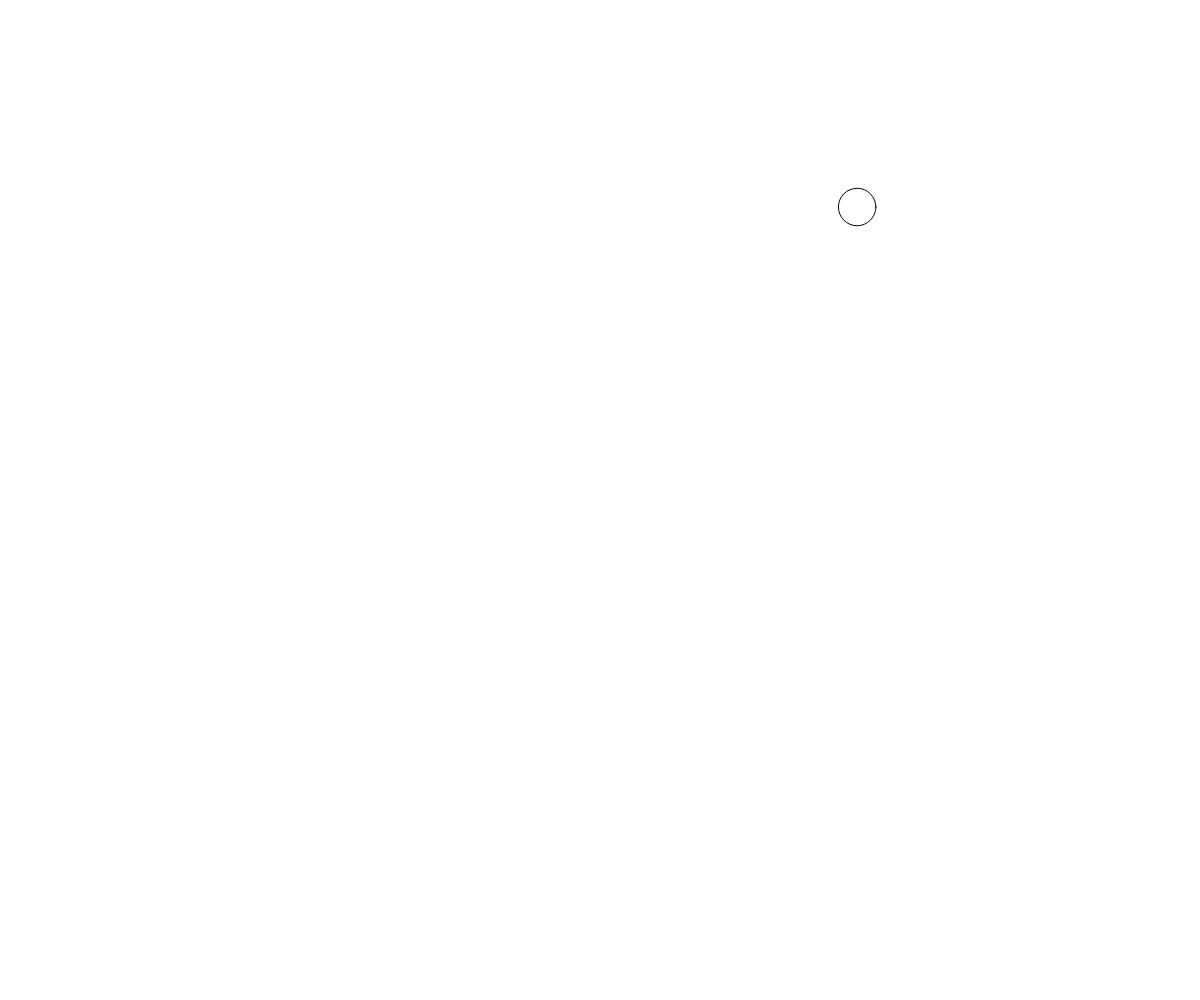
Frame 1 (no input)
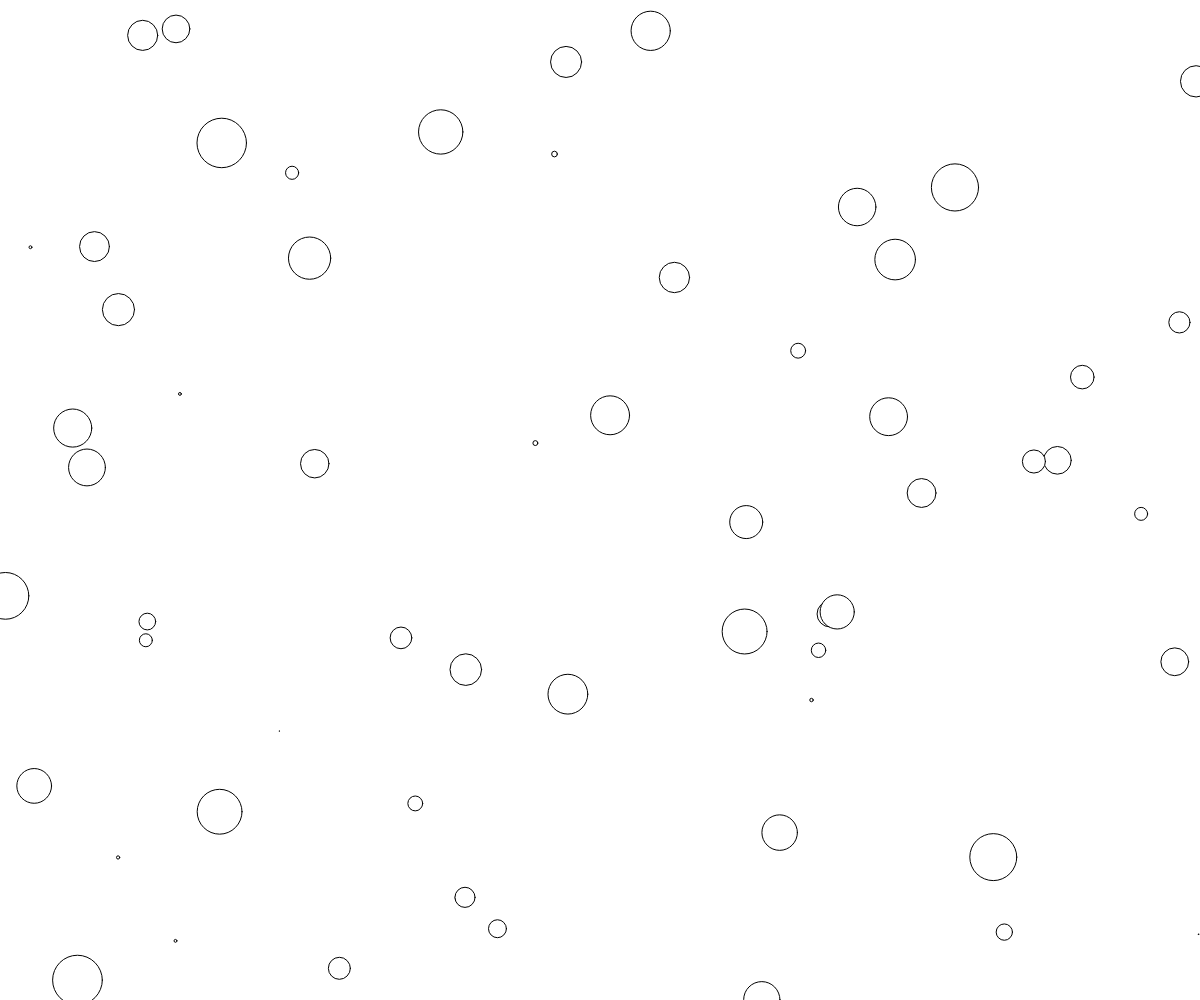
Frame 60 (no input)
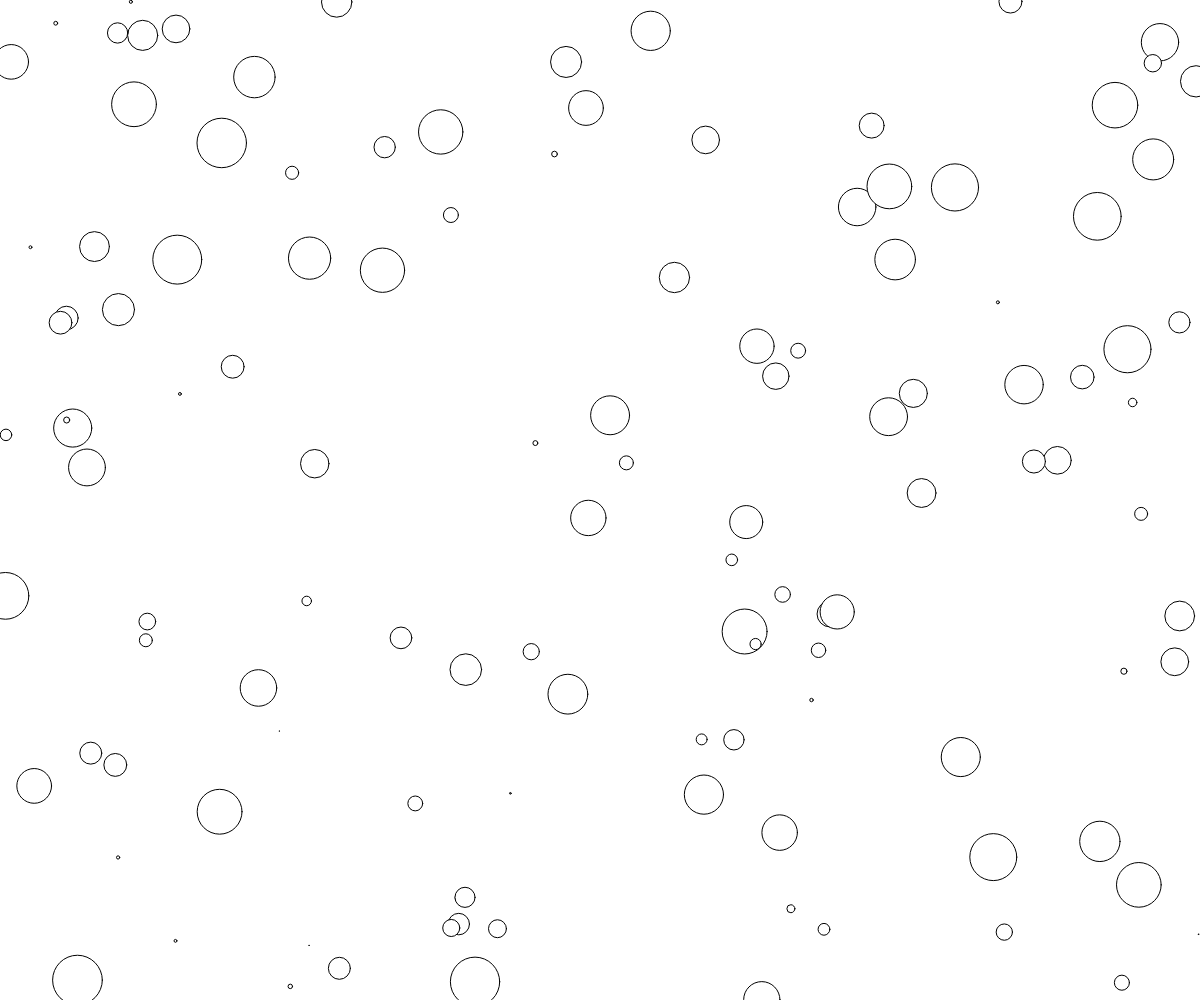
Frame 120 (the mouse pressed at the canvas centre since frame 60)

The p5.js sketch that drew these frames (run headless with seeded random() and noise() and a simulated clock; from frame 60 on, the mouse is pressed at the canvas centre):

// p5.js sketch
// ── sketch.js


function setup(){
  createCanvas(windowWidth,windowHeight);
  background(255);
}

function draw(){
  var x = random(0,width);
  var y = random(0,height);
  var w = random(0,50);

  ellipse(x,y,w,w);
}
